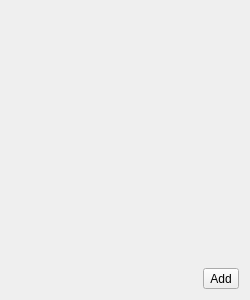
<?xml version="1.0" encoding="UTF-8"?>
<ui version="4.0">
 <class>SensorWidget</class>
 <widget class="QWidget" name="SensorWidget">
  <property name="geometry">
   <rect>
    <x>0</x>
    <y>0</y>
    <width>250</width>
    <height>300</height>
   </rect>
  </property>
  <property name="windowTitle">
   <string>Sensors</string>
  </property>
  <layout class="QGridLayout" name="gridLayout">
   <item row="1" column="1">
    <widget class="QToolButton" name="addButton">
     <property name="text">
      <string>Add</string>
     </property>
     <property name="icon">
      <iconset theme="list-add">
       <normaloff>.</normaloff>.</iconset>
     </property>
    </widget>
   </item>
   <item row="1" column="0">
    <spacer name="horizontalSpacer">
     <property name="orientation">
      <enum>Qt::Horizontal</enum>
     </property>
     <property name="sizeHint" stdset="0">
      <size>
       <width>0</width>
       <height>0</height>
      </size>
     </property>
    </spacer>
   </item>
   <item row="0" column="0" colspan="2">
    <widget class="QScrollArea" name="scrollArea">
     <property name="frameShape">
      <enum>QFrame::NoFrame</enum>
     </property>
     <property name="widgetResizable">
      <bool>true</bool>
     </property>
     <widget class="QWidget" name="scrollAreaWidgetContents">
      <property name="geometry">
       <rect>
        <x>0</x>
        <y>0</y>
        <width>232</width>
        <height>253</height>
       </rect>
      </property>
      <layout class="QVBoxLayout" name="sensorsLayout"/>
     </widget>
    </widget>
   </item>
  </layout>
 </widget>
 <resources/>
 <connections/>
</ui>
